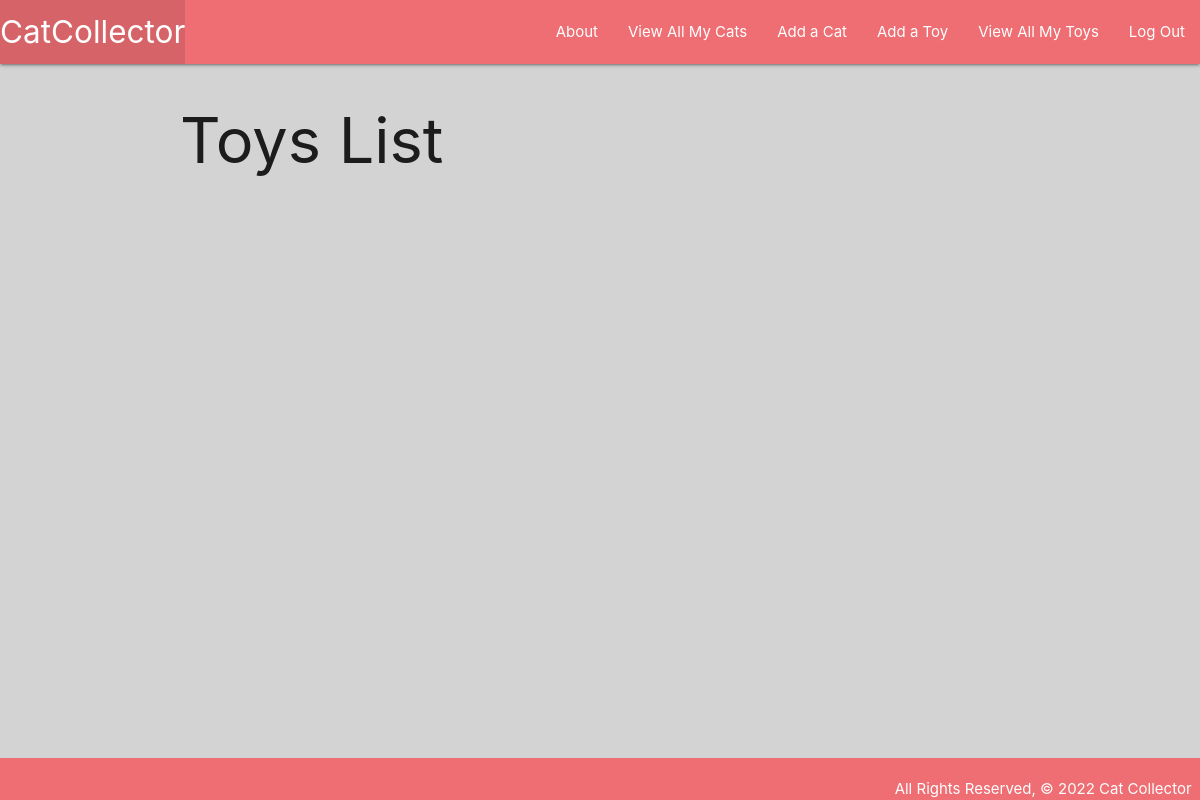
Page /toys/ (signed in) on the earlier database version.
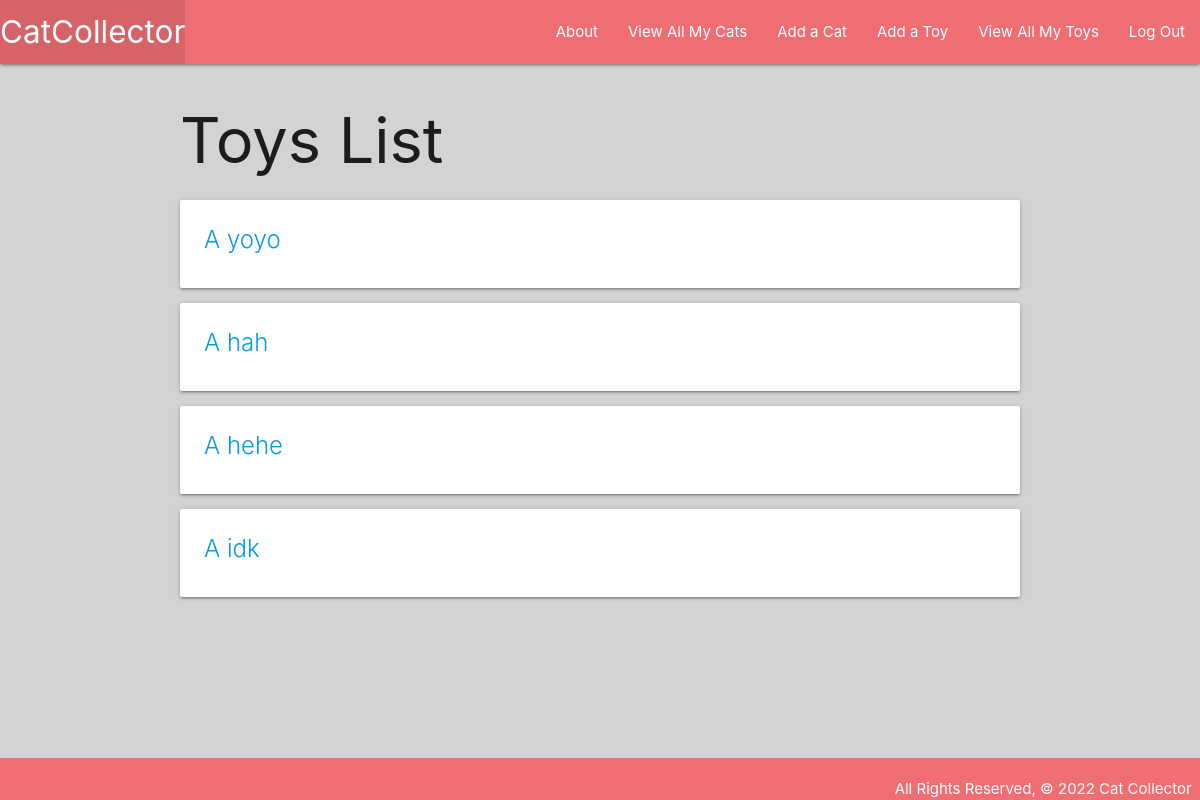
Same page on the later database version.
### main_app/models.py (models this page shows, shortened)
class Toy(models.Model):
    name = models.CharField(max_length=50)
    color = models.CharField(max_length=50)

### main_app/views.py (the view)
# urls.py: path('toys/', views.ToyList.as_view(), name='toys_index'),
class ToyList(LoginRequiredMixin, ListView):
    model = Toy
    template_name = 'toys/index.html'

### main_app/templates/toys/index.html
{% extends 'base.html' %}
{% block content %}
<h1>Toys List</h1>
{% for toy in object_list %}
<div class="card">
    <a href="{% url 'toys_detail' toy.id %}">
        <div class="card-content">
            <span class="card-title">A <span class="{{ toy.color }}-text"></span> {{ toy.name }}</span>
        </div>
    </a>
</div>
{% endfor %}
{% endblock %}

Differences in the rows shown:
added Toy: name "yoyo"
added Toy: name "hah"
added Toy: name "hehe"
added Toy: name "idk"
